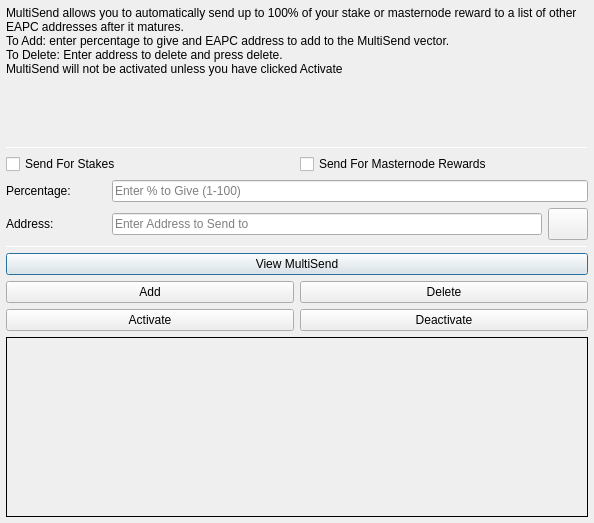
<?xml version="1.0" encoding="UTF-8"?>
<ui version="4.0">
 <class>MultiSendDialog</class>
 <widget class="QDialog" name="MultiSendDialog">
  <property name="windowModality">
   <enum>Qt::NonModal</enum>
  </property>
  <property name="geometry">
   <rect>
    <x>0</x>
    <y>0</y>
    <width>594</width>
    <height>523</height>
   </rect>
  </property>
  <property name="windowTitle">
   <string>MultiSend</string>
  </property>
  <layout class="QVBoxLayout" name="verticalLayout" stretch="0">
   <property name="leftMargin">
    <number>6</number>
   </property>
   <property name="topMargin">
    <number>6</number>
   </property>
   <property name="rightMargin">
    <number>6</number>
   </property>
   <property name="bottomMargin">
    <number>6</number>
   </property>
   <item>
    <layout class="QVBoxLayout" name="verticalLayout_Main" stretch="1,1,1,1,1,1">
     <item>
      <widget class="QLabel" name="label_2">
       <property name="lineWidth">
        <number>1</number>
       </property>
       <property name="text">
        <string>MultiSend allows you to automatically send up to 100% of your stake or masternode reward to a list of other EAPC addresses after it matures.
To Add: enter percentage to give and EAPC address to add to the MultiSend vector.
To Delete: Enter address to delete and press delete.
MultiSend will not be activated unless you have clicked Activate</string>
       </property>
       <property name="alignment">
        <set>Qt::AlignLeading|Qt::AlignLeft|Qt::AlignTop</set>
       </property>
       <property name="wordWrap">
        <bool>true</bool>
       </property>
      </widget>
     </item>
     <item>
      <widget class="Line" name="line">
       <property name="minimumSize">
        <size>
         <width>0</width>
         <height>1</height>
        </size>
       </property>
       <property name="maximumSize">
        <size>
         <width>16777215</width>
         <height>1</height>
        </size>
       </property>
       <property name="orientation">
        <enum>Qt::Horizontal</enum>
       </property>
      </widget>
     </item>
     <item>
      <layout class="QVBoxLayout" name="verticalLayout_Settings">
       <item>
        <layout class="QHBoxLayout" name="horizontalLayout">
         <item>
          <widget class="QCheckBox" name="multiSendStakeCheckBox">
           <property name="text">
            <string>Send For Stakes</string>
           </property>
          </widget>
         </item>
         <item>
          <widget class="QCheckBox" name="multiSendMasternodeCheckBox">
           <property name="text">
            <string>Send For Masternode Rewards</string>
           </property>
          </widget>
         </item>
        </layout>
       </item>
       <item>
        <layout class="QHBoxLayout" name="horizontalLayout_6">
         <item>
          <widget class="QLabel" name="label">
           <property name="minimumSize">
            <size>
             <width>100</width>
             <height>0</height>
            </size>
           </property>
           <property name="toolTip">
            <string>Percentage of stake to send</string>
           </property>
           <property name="text">
            <string>Percentage:</string>
           </property>
          </widget>
         </item>
         <item>
          <widget class="QLineEdit" name="multiSendPercentEdit">
           <property name="toolTip">
            <string>Enter whole numbers 1 - 100</string>
           </property>
           <property name="placeholderText">
            <string>Enter % to Give (1-100)</string>
           </property>
          </widget>
         </item>
        </layout>
       </item>
       <item>
        <layout class="QHBoxLayout" name="horizontalLayout_7">
         <item>
          <widget class="QLabel" name="label_5">
           <property name="minimumSize">
            <size>
             <width>100</width>
             <height>0</height>
            </size>
           </property>
           <property name="toolTip">
            <string>Address to send portion of stake to</string>
           </property>
           <property name="text">
            <string>Address:</string>
           </property>
          </widget>
         </item>
         <item>
          <widget class="QLineEdit" name="multiSendAddressEdit">
           <property name="toolTip">
            <string/>
           </property>
           <property name="placeholderText">
            <string>Enter Address to Send to</string>
           </property>
          </widget>
         </item>
         <item>
          <widget class="QPushButton" name="addressBookButton">
           <property name="maximumSize">
            <size>
             <width>16777215</width>
             <height>32</height>
            </size>
           </property>
           <property name="toolTip">
            <string>Choose an address from the address book</string>
           </property>
           <property name="text">
            <string/>
           </property>
           <property name="icon">
            <iconset resource="../escortcoin.qrc">
             <normaloff>:/icons/address-book</normaloff>:/icons/address-book</iconset>
           </property>
           <property name="shortcut">
            <string>Alt+A</string>
           </property>
           <property name="autoDefault">
            <bool>false</bool>
           </property>
          </widget>
         </item>
        </layout>
       </item>
      </layout>
     </item>
     <item>
      <widget class="Line" name="line_2">
       <property name="minimumSize">
        <size>
         <width>0</width>
         <height>1</height>
        </size>
       </property>
       <property name="maximumSize">
        <size>
         <width>16777215</width>
         <height>1</height>
        </size>
       </property>
       <property name="orientation">
        <enum>Qt::Horizontal</enum>
       </property>
      </widget>
     </item>
     <item>
      <layout class="QVBoxLayout" name="verticalLayout_Buttons">
       <item>
        <layout class="QHBoxLayout" name="horizontalLayout_4">
         <item>
          <widget class="QPushButton" name="viewButton">
           <property name="toolTip">
            <string/>
           </property>
           <property name="statusTip">
            <string>View MultiSend Vector</string>
           </property>
           <property name="text">
            <string>View MultiSend</string>
           </property>
          </widget>
         </item>
        </layout>
       </item>
       <item>
        <layout class="QHBoxLayout" name="horizontalLayout_2">
         <item>
          <widget class="QPushButton" name="addButton">
           <property name="toolTip">
            <string/>
           </property>
           <property name="statusTip">
            <string>Add to MultiSend Vector</string>
           </property>
           <property name="text">
            <string>Add</string>
           </property>
          </widget>
         </item>
         <item>
          <widget class="QPushButton" name="deleteButton">
           <property name="toolTip">
            <string/>
           </property>
           <property name="statusTip">
            <string>Delete Address From MultiSend Vector</string>
           </property>
           <property name="text">
            <string>Delete</string>
           </property>
          </widget>
         </item>
        </layout>
       </item>
       <item>
        <layout class="QHBoxLayout" name="horizontalLayout_5">
         <item>
          <widget class="QPushButton" name="activateButton">
           <property name="statusTip">
            <string>Activate MultiSend</string>
           </property>
           <property name="text">
            <string>Activate</string>
           </property>
          </widget>
         </item>
         <item>
          <widget class="QPushButton" name="disableButton">
           <property name="statusTip">
            <string>Deactivate MultiSend</string>
           </property>
           <property name="text">
            <string>Deactivate</string>
           </property>
          </widget>
         </item>
        </layout>
       </item>
      </layout>
     </item>
     <item>
      <widget class="QLabel" name="message">
       <property name="minimumSize">
        <size>
         <width>0</width>
         <height>180</height>
        </size>
       </property>
       <property name="frameShape">
        <enum>QFrame::Panel</enum>
       </property>
       <property name="frameShadow">
        <enum>QFrame::Plain</enum>
       </property>
       <property name="lineWidth">
        <number>1</number>
       </property>
       <property name="midLineWidth">
        <number>1</number>
       </property>
       <property name="text">
        <string/>
       </property>
       <property name="alignment">
        <set>Qt::AlignLeading|Qt::AlignLeft|Qt::AlignTop</set>
       </property>
       <property name="wordWrap">
        <bool>true</bool>
       </property>
      </widget>
     </item>
    </layout>
   </item>
  </layout>
 </widget>
 <resources>
  <include location="../escortcoin.qrc"/>
 </resources>
 <connections/>
</ui>
